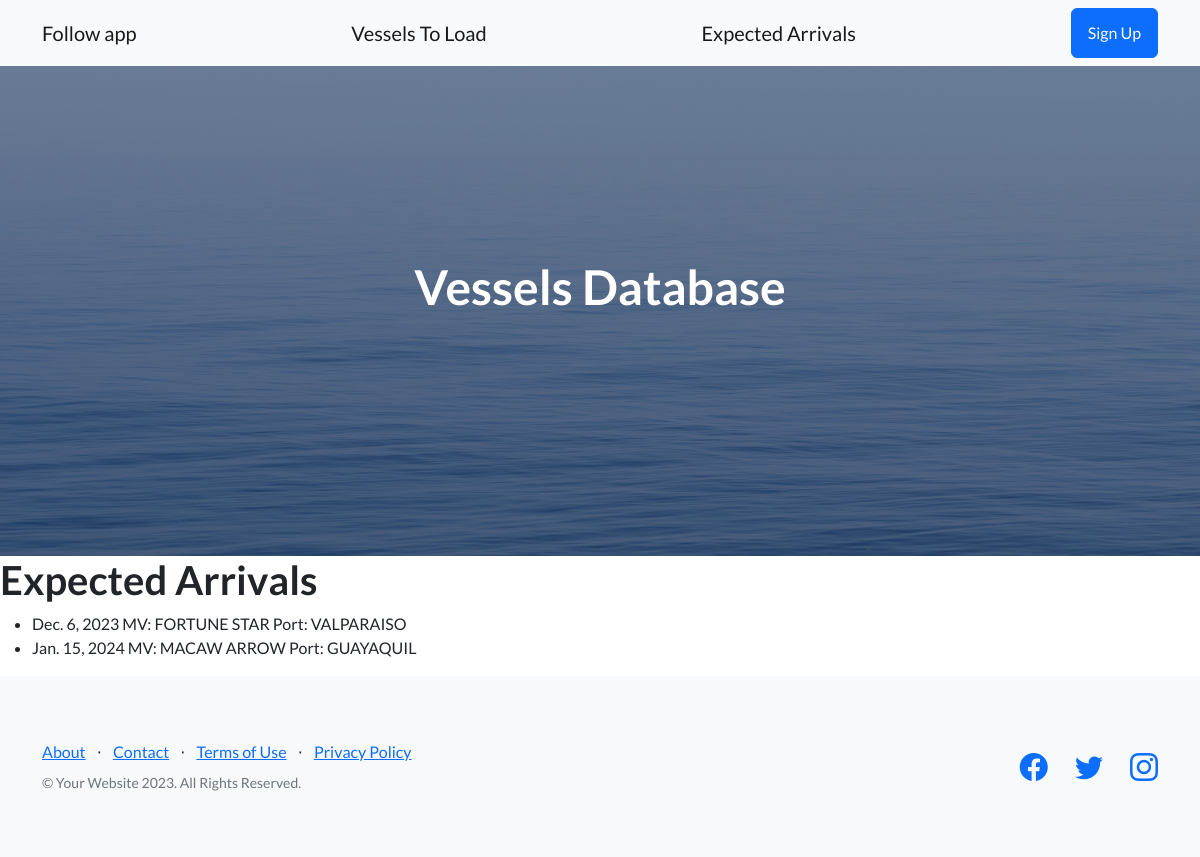
The app's page /vessel/expected-arrivals/, older data.
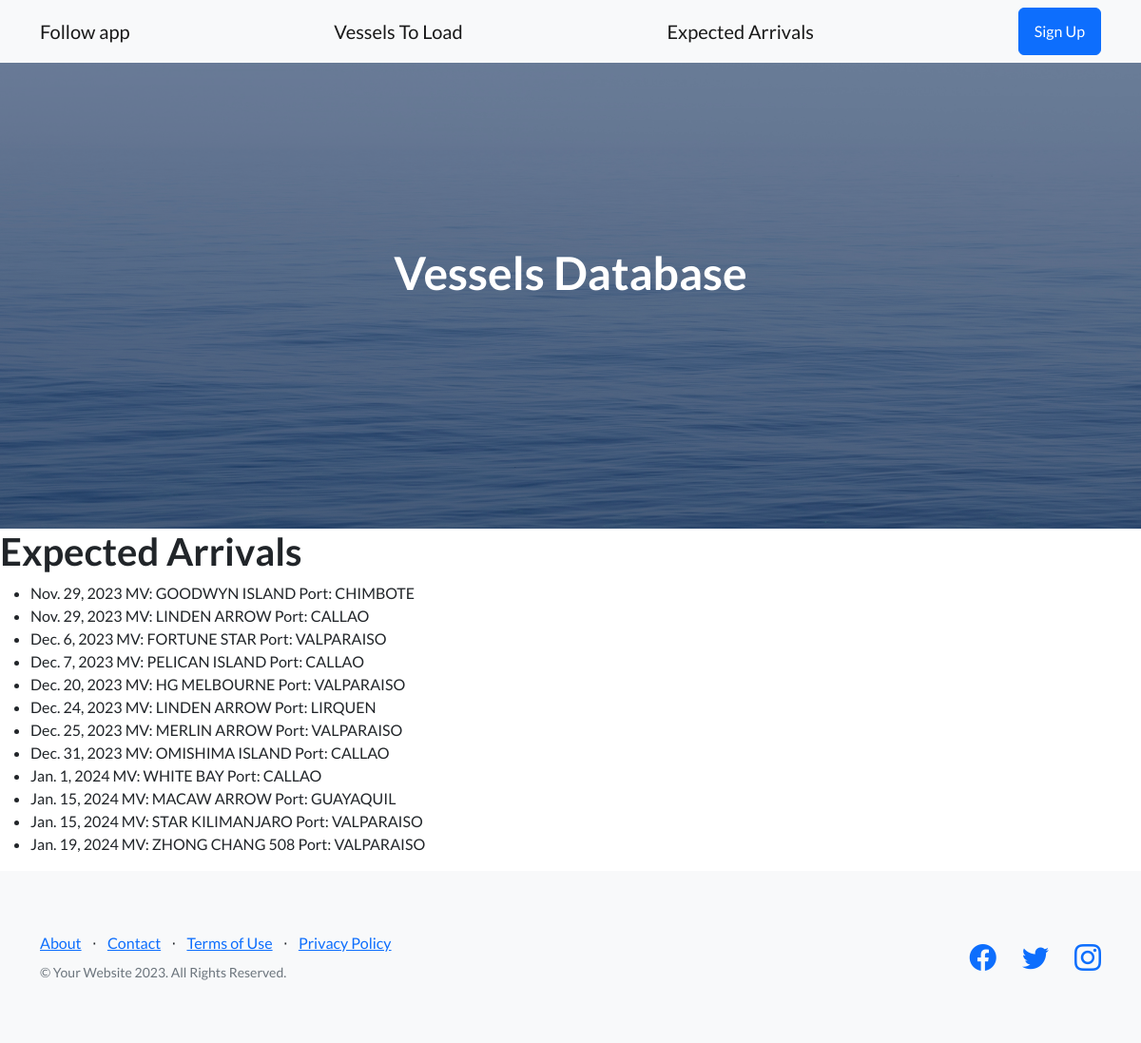
The same page, newer data.
### Vessel/models.py (models this page shows, shortened)
class Vessel(models.Model):
    vessel_name = models.CharField(max_length=50)
    vessel_imo = models.IntegerField(blank=True, null=True)
    vessel_information = models.TextField(blank=True, null=True)
    vessel_schedule = models.TextField(blank=True, null=True)
    vessel_rotation = models.TextField(blank=True, null=True)
    transit_time = models.IntegerField(blank=True, null=True)
    loading_port = models.CharField(max_length=50, blank=True, null=True)
    anchor_loading_port = models.DateField(blank=True, null=True)
    eta_loading_port = models.DateField(blank=True, null=True)
    etb_loading_port = models.DateField(blank=True, null=True)
    ata_loading_port = models.DateField(blank=True, null=True)
    atb_loading_port = models.DateField(blank=True, null=True)
    etd_loading_port = models.DateField(blank=True, null=True)
    atd_loading_port = models.DateField(blank=True, null=True)
    discharge_port = models.CharField(max_length=50, blank=True, null=True)
    eta_discharge_port = models.DateField(blank=True, null=True)

### Vessel/views.py (the view)
# urls.py: path('expected-arrivals/', expected_arrivals, name= 'expected arrivals'),
def expected_arrivals (request):
    vesselsList = Vessel.objects.all()
    existingDates = []
    today = date.today()
    if vesselsList.exists():
     for i in vesselsList:
          if i.eta_discharge_port is not None:
           maybeUnloaded = i.eta_discharge_port + timedelta(days=7)
          if i.eta_discharge_port is not None and today <= maybeUnloaded:
               existingDates.append((i.eta_discharge_port, i.vessel_name, i.discharge_port))
     sorted_existingDates = sorted(existingDates)
     return render(request, "expected_arrivals.html", {"expected_arrivals": sorted_existingDates })

### Vessel/templates/expected_arrivals.html
{% extends 'father.html' %}
{% block contenidoQueCambia %}
<h1>Expected Arrivals</h1>
    <ul>
        {% for item in expected_arrivals %}
            <li>
                {{ item.0 }}
                MV: {{ item.1 }}
                Port: {{ item.2 }}
            </li>
        {% endfor %}
    </ul>
{% endblock contenidoQueCambia %}

Row changes from the older to the newer data that the page shows:
added Vessel: eta_discharge_port "Nov. 29, 2023", vessel_name "GOODWYN ISLAND", discharge_port "CHIMBOTE"
now on this page (row edited): Vessel: eta_discharge_port "Nov. 29, 2023", vessel_name "LINDEN ARROW", discharge_port "CALLAO"
added Vessel: eta_discharge_port "Dec. 7, 2023", vessel_name "PELICAN ISLAND", discharge_port "CALLAO"
now on this page (row edited): Vessel: eta_discharge_port "Dec. 20, 2023", vessel_name "HG MELBOURNE", discharge_port "VALPARAISO"
added Vessel: eta_discharge_port "Dec. 24, 2023", vessel_name "LINDEN ARROW", discharge_port "LIRQUEN"
added Vessel: eta_discharge_port "Dec. 25, 2023", vessel_name "MERLIN ARROW", discharge_port "VALPARAISO"
added Vessel: eta_discharge_port "Dec. 31, 2023", vessel_name "OMISHIMA ISLAND", discharge_port "CALLAO"
added Vessel: eta_discharge_port "Jan. 1, 2024", vessel_name "WHITE BAY", discharge_port "CALLAO"
added Vessel: eta_discharge_port "Jan. 15, 2024", vessel_name "STAR KILIMANJARO", discharge_port "VALPARAISO"
added Vessel: eta_discharge_port "Jan. 19, 2024", vessel_name "ZHONG CHANG 508", discharge_port "VALPARAISO"
Text that changed along with them:
new list line: "MV: Port:"
